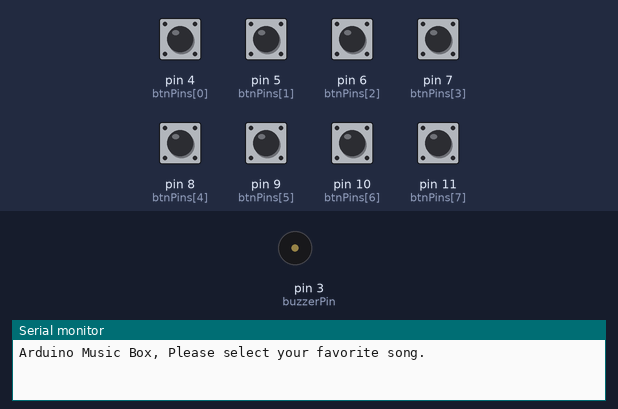
This sketch was run on a simulated Arduino Uno, built with avr-gcc and run on an emulated ATmega328P. Shown: buzzer (waves = sounding), the last lines printed to the serial monitor. The inputs (shaded band) are chosen by the test bench; at power-on: pin 4 (btnPins[0]), pin 5 (btnPins[1]), pin 6 (btnPins[2]), pin 7 (btnPins[3]), pin 8 (btnPins[4]), pin 9 (btnPins[5]), pin 10 (btnPins[6]), pin 11 (btnPins[7]) HIGH.

Above: at 1.2 s.
1.3 s: pin 4 (btnPins[0]) pulled LOW for 0.15 s
At 8.4 s:
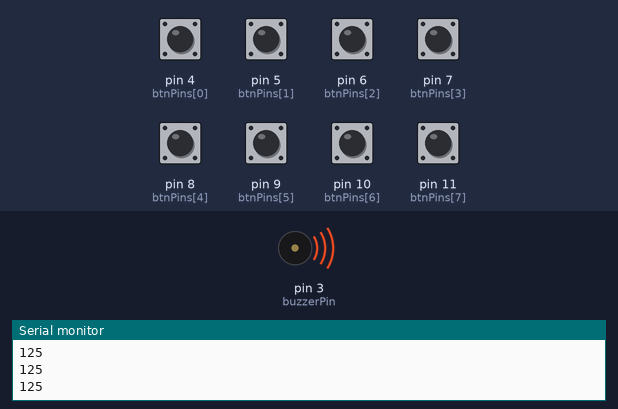
Timing chart, 0 to 10.3 s (numbered marks = the images above; inputs shaded):
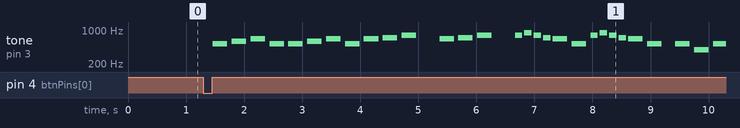

The sketch:

MusicboxSelectSongs.ino
```cpp
/*
  MusicBox
  Play one of three songs by pushing button
  Components:
  1.Buzzer on Pin3,pin3接到Buzzer正極
  2.Push button on Pin4~11 for selecting one of three songs
  Author:Bruce Chiu
  Date: 2019-07-22
  Email:boo.chiu@gmail.com
*/
const int buzzerPin = 3; // pin3接到Buzzer正極
char noteChar[] =     {'C', 'D', 'E', 'F', 'G', 'A', 'B', '1', '2', '3', '4', '5', '6', '7'}; //兩個八度音符的代號
byte noteLen = sizeof(noteChar);
//int freqMap[] = {131, 147, 165, 175, 196, 220, 247, 262, 294, 330, 349, 392, 440, 494}; //音符的代號頻率
int freqMap[] = {262, 294, 330, 349, 392, 440, 494, 523, 587, 659, 698, 784, 880, 988}; //音符的代號頻率
int songNumber = 0;
int btnNumberPressed = 0;
unsigned long debounceTime = 20;

char* songs[] {
  "12311231345 345 565431565431 1G1 1G1", //第一首歌：兩隻老虎
  "1155665 4433221 5544332 5544332 1155665 4433221",//第二首歌：小星星(簡譜)，空白代表休止符
  "1113555 66615 4446333 22225 51113555 66615 4446333 22231",//第三首歌：小毛驢(簡譜)，空白代表休止符
  "11123 33345 56543 55231",//第四首歌：哈巴狗
  "5552332 77665 555 555 5555555 5552332 77665",//第五首歌：
  "333 333 35123 4444433 322325 333 333 35123 4444433 55421",//第六首歌：聖誕鈴聲
  "444444444444444444444444444444444444",//第七首歌：
  "444444444444444444444444444444444444"//第八首歌：
};

char* tempoMap[] = {
  "222222222222222211112211112212222222",//第一首歌節奏
  "11111111111111111111111111111111111111111111111",//第二首歌節奏
  "11111111111121111111111111121111111111111211111111111111",//第三首歌節奏
  "11111111111111111111111",//第四首歌節奏
  //"5552332 77665 555 555 5555555 5552332 77665",//第五首歌節奏
  "1111111111111111111111111111111111111111111",//第五首歌節奏
  //"333 333 35123 4444433 322325 333 333 35123 4444433 55421",//第六首歌：
  "11111111111111111111111111111111111111111111111111111111",//第六首歌節奏
  "111111111111111111111111111111111111",//第七首歌節奏
  "111111111111111111111111111111111111"//第八首歌節奏
};


void setup()
{
  initBtnPins();
  Serial.begin(115200);
  Serial.println("Arduino Music Box, Please select your favorite song.");
}

void loop()
{
  btnNumberPressed=showBtnPressed();
  if (btnNumberPressed != 0) {
    songNumber = btnNumberPressed-4;
    int songLen = strlen(songs[songNumber]);
    int duration = 0;
    Serial.println("\nsongNumber:" + String(songNumber));
    Serial.println("\nsongLen:" + String(songLen));
    Serial.println(songs[songNumber]);
    for (int i = 0; i < songLen; i++)// 根據簡譜播放音樂
    {
      //將ascii轉成數值，算出duration的時間
      duration = ((int)(tempoMap[songNumber][i] - '0')) * 1000 / 8;
      //Serial.print(songs[songNumber][i]);
      Serial.println(duration);
      playNote(songs[songNumber][i], duration);
      //Serial.println(songTwoTiger[i]);
    }
    delay(1000);
  }

}

void playNote(char note, int duration)
{
  int pauseBetweenNotes = duration * 1.3;
  // 根據傳入的音符播出
  for (int i = 0; i < noteLen; i++)
  {
    // 比對簡譜的音符與音符表，找出其頻率並播放
    if (noteChar[i] == note) {
      tone(buzzerPin, freqMap[i], duration);
    }
  }
  delay(pauseBetweenNotes);
  //    noTone(buzzerPin);

}
```

ScanBtn.ino
```cpp
int btnPins[] = {4, 5, 6, 7, 8, 9, 10, 11};

void initBtnPins() {
  for (int i = 0; i < sizeof(btnPins) / sizeof(int); i++) {
    pinMode(btnPins[i], INPUT_PULLUP);
  }
}

int showBtnPressed() {
  int btnNum = getBtn();
  if (btnNum != 0) {
    Serial.print("Button ");
    Serial.print(btnNum);
    Serial.println(" has been pressed");
    return btnNum;
  }
  return 0;
}

int getBtn() {
  static bool lastBtnState[] = {1, 1, 1, 1, 1, 1, 1, 1};
  for (int i = 0; i < sizeof(btnPins) / sizeof(int); i++) {
    if (lastBtnState[i] != digitalRead(btnPins[i])) {
      lastBtnState[i] = digitalRead(btnPins[i]);
      //start debouncing
      for (int count = 0; count < 10; count++) {
        delay(1);
        if (lastBtnState[i] != digitalRead(btnPins[i])) {
          count = 0;
        }
      }
      if (lastBtnState[i] == HIGH) {
        return btnPins[i];
      }

    }
  }
  return 0;
}
```

Measured:
- after the input at 1.3 s, tone on pin 3 (buzzerPin): plays 523 Hz for 0.25 s, 587 Hz for 0.25 s, 659 Hz for 0.25 s, 523 Hz for 0.25 s, 523 Hz for 0.25 s, 587 Hz for 0.25 s … (29 notes in this stretch), starting after 0.16 s
